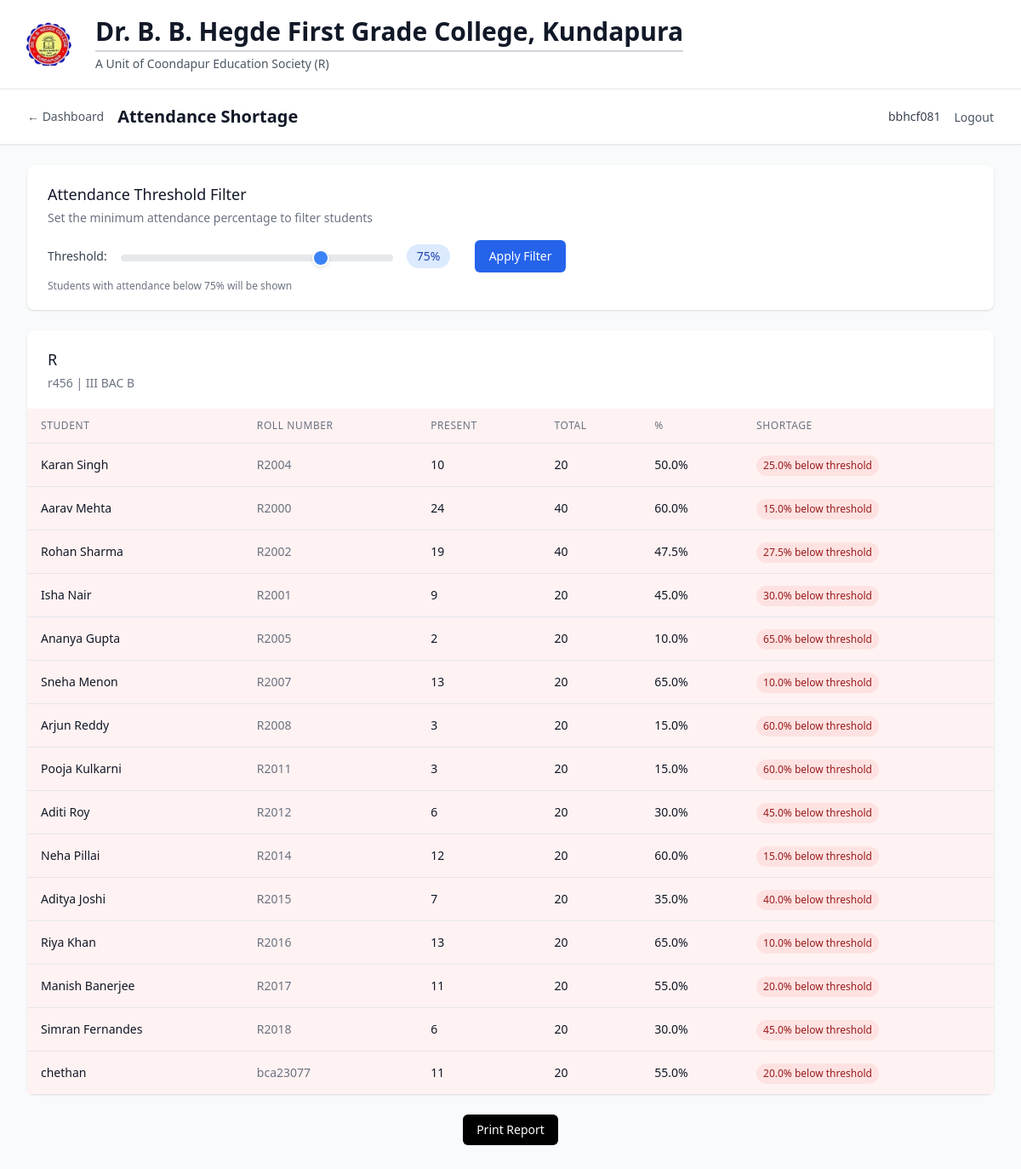
/lecturer/reports/attendance-shortage (signed in), run on the app's committed database.
### models/academic.py (models this page shows, shortened)
class Subject(db.Model):
    __tablename__ = 'subject'
    id = db.Column(db.Integer, primary_key=True)
    name = db.Column(db.String(100), nullable=False)
    code = db.Column(db.String(20), nullable=False, index=True)
    course_id = db.Column(db.Integer, db.ForeignKey('course.id'), nullable=False)
    semester = db.Column(db.Integer, nullable=False)
    year = db.Column(db.Integer, nullable=False)
    credits = db.Column(db.Integer, default=3)
    description = db.Column(db.Text, nullable=True)
    created_at = db.Column(db.DateTime, default=datetime.utcnow)
    is_active = db.Column(db.Boolean, default=True)
    assignments = db.relationship('SubjectAssignment', backref='subject', lazy='dynamic')
    enrollments = db.relationship('StudentEnrollment', backref='subject', lazy='dynamic')
    attendance_records = db.relationship('AttendanceRecord', backref='subject', lazy='dynamic')
    monthly_summaries = db.relationship('MonthlyAttendanceSummary', backref='subject', lazy='dynamic')
    student_marks = db.relationship('StudentMarks', backref='subject', lazy='dynamic')
    __table_args__ = (db.UniqueConstraint('code', 'course_id', name='unique_subject_code_per_course'),)
    def get_enrolled_students(self):
        return [enrollment.student for enrollment in self.enrollments.filter_by(is_active=True)]
    def get_attendance_percentage(self, student_id):
        total_classes = self.attendance_records.filter_by(student_id=student_id).count()
        if total_classes == 0:
            return 0
        present_classes = self.attendance_records.filter_by(
            student_id=student_id,
            status='present'
        ).count()
        return round((present_classes / total_classes) * 100, 2)

class Course(db.Model):
    __tablename__ = 'course'
    id = db.Column(db.Integer, primary_key=True)
    name = db.Column(db.String(100), nullable=False)
    code = db.Column(db.String(20), unique=True, nullable=False, index=True)
    description = db.Column(db.Text, nullable=True)
    duration_years = db.Column(db.Integer, default=3, nullable=False)
    total_semesters = db.Column(db.Integer, default=6, nullable=False)
    created_at = db.Column(db.DateTime, default=datetime.utcnow)
    is_active = db.Column(db.Boolean, default=True)
    students = db.relationship('Student', backref='course', lazy='dynamic')
    subjects = db.relationship('Subject', backref='course', lazy='dynamic')

### models/student.py (models this page shows, shortened)
class Student(db.Model):
    __tablename__ = 'student'
    id = db.Column(db.Integer, primary_key=True)
    roll_number = db.Column(db.String(20), unique=True, nullable=False, index=True)
    name = db.Column(db.String(100), nullable=False)
    course_id = db.Column(db.Integer, db.ForeignKey('course.id'), nullable=False)
    academic_year = db.Column(db.Integer, nullable=False)
    current_semester = db.Column(db.Integer, default=1)
    email = db.Column(db.String(120), unique=True, nullable=True)
    phone = db.Column(db.String(15), nullable=True)
    address = db.Column(db.Text, nullable=True)
    date_of_birth = db.Column(db.Date, nullable=True)
    admission_date = db.Column(db.Date, default=datetime.utcnow().date())
    created_at = db.Column(db.DateTime, default=datetime.utcnow)
    is_active = db.Column(db.Boolean, default=True)
    enrollments = db.relationship('StudentEnrollment', backref='student', lazy='dynamic')
    attendance_records = db.relationship('AttendanceRecord', backref='student', lazy='dynamic')
    marks = db.relationship('StudentMarks', backref='student', lazy='dynamic')

### routes/auth.py (the view)
        def decorated_function(*args, **kwargs):
            if not SessionManager.is_authenticated(session):
                flash('Please log in to access this page', 'error')
                return redirect(url_for('auth.index'))
            if user_type:
                if user_type == 'management' and not SessionManager.is_management(session):
                    flash('Access denied. Management login required.', 'error')
                    return redirect(url_for('auth.management_login'))
                elif user_type == 'lecturer' and not SessionManager.is_lecturer(session):
                    flash('Access denied. Lecturer login required.', 'error')
                    return redirect(url_for('auth.lecturer_login'))
            return f(*args, **kwargs)

### app.py (called while the page is built)
def create_app():
    app = Flask(__name__)
    app.config.from_object(Config)
    db.init_app(app)
    csrf = CSRFProtect(app)
    @app.context_processor
    def inject_csrf_token():
        from flask_wtf.csrf import generate_csrf
        return dict(csrf_token=generate_csrf)
    from routes.auth import auth_bp
    from routes.management import management_bp
    from routes.lecturer import lecturer_bp
    app.register_blueprint(auth_bp)
    app.register_blueprint(management_bp, url_prefix='/management')
    app.register_blueprint(lecturer_bp, url_prefix='/lecturer')
    init_db(app)
    return app

### models/user.py (called while the page is built)
    def get_assigned_subjects(self):
        from datetime import datetime
        current_year = datetime.now().year
        active_assignments_current_year = (
            self.subject_assignments
                .filter_by(academic_year=current_year, is_active=True)
                .all()
        )
        return [assignment.subject for assignment in active_assignments_current_year]

### routes/auth.py (called while the page is built)
@auth_bp.app_context_processor
def inject_user():
    return {
        'current_user': SessionManager.get_session_info(session),
        'is_authenticated': SessionManager.is_authenticated(session),
        'is_management': SessionManager.is_management(session),
        'is_lecturer': SessionManager.is_lecturer(session)
    }

### services/auth_service.py (called while the page is built)
    @staticmethod
    def is_authenticated(session):
        return 'user_type' in session and 'user_id' in session

    @staticmethod
    def is_management(session):
        return session.get('user_type') == 'management'

    @staticmethod
    def is_lecturer(session):
        return session.get('user_type') == 'lecturer'

    @staticmethod
    def get_session_info(session):
        if not SessionManager.is_authenticated(session):
            return None
        return {
            'user_type': session.get('user_type'),
            'user_id': session.get('user_id'),
            'username': session.get('username'),
            'login_time': session.get('login_time')
        }

### services/lecturer_service.py (called while the page is built)
    @staticmethod
    def get_assigned_subjects(lecturer_id):
        try:
            lecturer = Lecturer.query.get(lecturer_id)
            if not lecturer:
                return []
            return lecturer.get_assigned_subjects()
        except Exception as e:
            return []

### templates/lecturer/attendance_shortage.html (shortened to what this page needs)
{% extends "base.html" %}
{% block content %}
<div class="min-h-screen bg-gray-50">
    <nav class="bg-white shadow-sm border-b border-gray-200">
        <div class="max-w-7xl mx-auto px-4 sm:px-6 lg:px-8">
            <div class="flex justify-between items-center h-16">
                <div class="flex items-center space-x-2 sm:space-x-4 min-w-0 flex-1">
                    <a href="{{ url_for('lecturer.dashboard') }}" class="text-sm text-gray-600 hover:text-black flex-shrink-0">← Dashboard</a>
                    <h1 class="text-sm sm:text-xl font-semibold text-gray-900 truncate">Attendance Shortage</h1>
                </div>
                <div class="hidden md:flex items-center space-x-4">
                    <span class="text-sm text-gray-700">{{ current_user.username }}</span>
                    <form method="POST" action="{{ url_for('auth.logout') }}" class="inline">
                        <button type="submit" class="text-sm text-gray-600 hover:text-black">Logout</button>
                    </form>
                </div>
            </div>
        </div>
    </nav>
    <div class="max-w-7xl mx-auto py-4 sm:py-6 px-4 sm:px-6 lg:px-8">
        <div class="bg-white shadow rounded-lg mb-6">
            <div class="px-4 py-4 sm:py-5 sm:px-6">
                <h3 class="text-base sm:text-lg leading-6 font-medium text-gray-900">Attendance Threshold Filter</h3>
                <p class="mt-1 text-sm text-gray-500">Set the minimum attendance percentage to filter students</p>
                <div class="mt-4">
                    <div class="flex items-center space-x-4">
                        <label for="threshold-slider" class="text-sm font-medium text-gray-700">Threshold:</label>
                        <div class="flex-1 max-w-xs">
                            <input type="range"
                                   id="threshold-slider"
                                   name="threshold"
                                   min="0"
                                   max="100"
                                   value="{{ threshold }}"
                                   class="w-full h-2 bg-gray-200 rounded-lg appearance-none cursor-pointer slider"
                                   oninput="updateThreshold(this.value)">
                        </div>
                        <div class="w-16">
                            <span id="threshold-value" class="inline-flex items-center px-3 py-1 rounded-full text-sm font-medium bg-blue-100 text-blue-800">
                                {{ threshold }}%
                            </span>
                        </div>
                        <button onclick="applyFilter()"
                                class="inline-flex items-center px-4 py-2 border border-transparent text-sm font-medium rounded-md text-white bg-blue-600 hover:bg-blue-700 focus:outline-none focus:ring-2 focus:ring-offset-2 focus:ring-blue-500">
                            Apply Filter
                        </button>
                    </div>
                    <div class="mt-2 text-xs text-gray-500">
                        Students with attendance below <span id="threshold-text">{{ threshold }}%</span> will be shown
                    </div>
                </div>
            </div>
        </div>
        {% if shortage_data %}
        <div class="space-y-4 sm:space-y-6">
            {% for data in shortage_data %}
            <div class="bg-white shadow rounded-lg">
                <div class="px-4 py-4 sm:py-5 sm:px-6">
                    <h3 class="text-base sm:text-lg leading-6 font-medium text-gray-900 truncate">{{ data.subject.name }}</h3>
                    <p class="mt-1 text-xs sm:text-sm text-gray-500">{{ data.subject.code }} | {{ data.subject.course.name if data.subject.course else 'N/A' }}</p>
                </div>
                <div class="hidden lg:block overflow-x-auto">
                    <table class="min-w-full divide-y divide-gray-200">
                        <thead class="bg-red-50">
                            <tr>
                                <th class="px-4 py-3 text-left text-xs font-medium text-gray-500 uppercase tracking-wider">Student</th>
                                <th class="px-4 py-3 text-left text-xs font-medium text-gray-500 uppercase tracking-wider">Roll Number</th>
                                <th class="px-4 py-3 text-left text-xs font-medium text-gray-500 uppercase tracking-wider">Present</th>
                                <th class="px-4 py-3 text-left text-xs font-medium text-gray-500 uppercase tracking-wider">Total</th>
                                <th class="px-4 py-3 text-left text-xs font-medium text-gray-500 uppercase tracking-wider">%</th>
                                <th class="px-4 py-3 text-left text-xs font-medium text-gray-500 uppercase tracking-wider">Shortage</th>
                            </tr>
                        </thead>
                        <tbody class="bg-white divide-y divide-gray-200">
                            {% for student_data in data.shortage_students %}
                            <tr class="bg-red-50 hover:bg-red-100">
                                <td class="px-4 py-3 whitespace-nowrap text-sm font-medium text-gray-900">{{ student_data.student.name }}</td>
                                <td class="px-4 py-3 whitespace-nowrap text-sm text-gray-500">{{ student_data.student.roll_number }}</td>
                                <td class="px-4 py-3 whitespace-nowrap text-sm text-gray-900">{{ student_data.present_classes }}</td>
                                <td class="px-4 py-3 whitespace-nowrap text-sm text-gray-900">{{ student_data.total_classes }}</td>
                                <td class="px-4 py-3 whitespace-nowrap text-sm text-gray-900">{{ student_data.attendance_percentage }}%</td>
                                <td class="px-4 py-3 whitespace-nowrap">
                                    <span class="inline-flex items-center px-2 py-1 rounded-full text-xs font-medium bg-red-100 text-red-800">
                                        {{ threshold - student_data.attendance_percentage }}% below threshold
                                    </span>
                                </td>
                            </tr>
                            {% endfor %}
                        </tbody>
                    </table>
                </div>
            </div>
            {% endfor %}
        </div>
        <div class="mt-6 text-center no-print">
            <button onclick="window.print()" class="inline-flex items-center justify-center bg-black text-white py-2 px-4 rounded-md hover:bg-gray-800 active:bg-gray-900 text-sm">
                Print Report
            </button>
        </div>
        {% endif %}
    </div>
</div>
{% endblock %}

### templates/lecturer/attendance_shortage.html (style rules this page uses)
.slider { -webkit-appearance: none; appearance: none; background: #e5e7eb; outline: none; border-radius: 8px; }

### data on the page
Subject: subject.name "R", subject.code "r456"
Course: subject.course "III BAC B"
Student: student.name "Karan Singh", student.roll_number "R2004"
Student: student.name "Aarav Mehta", student.roll_number "R2000"
Student: student.name "Rohan Sharma", student.roll_number "R2002"
Student: student.name "Isha Nair", student.roll_number "R2001"
Student: student.name "Ananya Gupta", student.roll_number "R2005"
Student: student.name "Sneha Menon", student.roll_number "R2007"
Student: student.name "Arjun Reddy", student.roll_number "R2008"
Student: student.name "Pooja Kulkarni", student.roll_number "R2011"
Student: student.name "Aditi Roy", student.roll_number "R2012"
Student: student.name "Neha Pillai", student.roll_number "R2014"
Student: student.name "Aditya Joshi", student.roll_number "R2015"
Student: student.name "Riya Khan", student.roll_number "R2016"
Student: student.name "Manish Banerjee", student.roll_number "R2017"
Student: student.name "Simran Fernandes", student.roll_number "R2018"
Student: student.name "chethan", student.roll_number "bca23077"

### other printed values
{{ current_user.username }} "bbhcf081"
{{ threshold }} "75"
{{ student_data.present_classes }} "10" "24" "19" "9" "2" "13" "3" "3" "6" "12" "7" "13" "11" "6" "11"
{{ student_data.total_classes }} "20" "40" "40" "20" "20" "20" "20" "20" "20" "20" "20" "20" "20" "20" "20"
{{ student_data.attendance_percentage }} "50.0" "60.0" "47.5" "45.0" "10.0" "65.0" "15.0" "15.0" "30.0" "60.0" "35.0" "65.0" "55.0" "30.0" "55.0"
{{ threshold - student_data.attendance_percentage }} "25.0" "15.0" "27.5" "30.0" "65.0" "10.0" "60.0" "60.0" "45.0" "15.0" "40.0" "10.0" "20.0" "45.0" "20.0"
